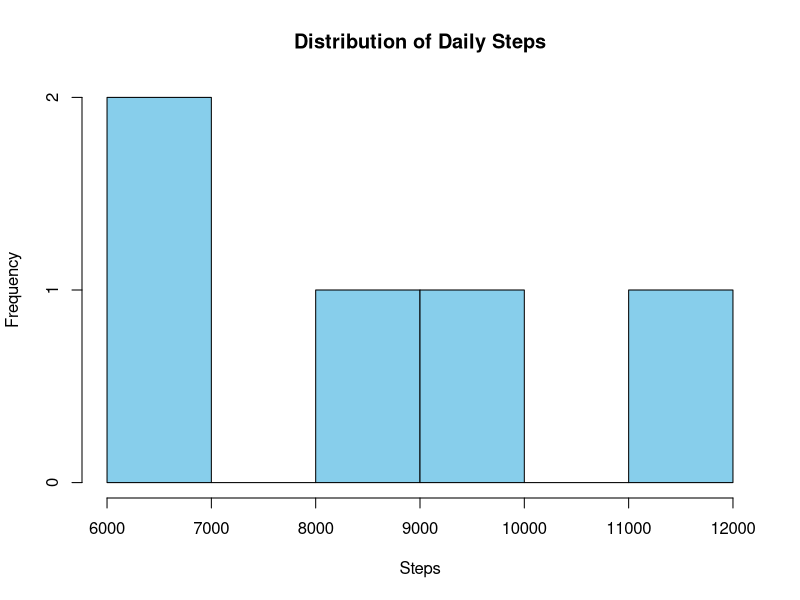
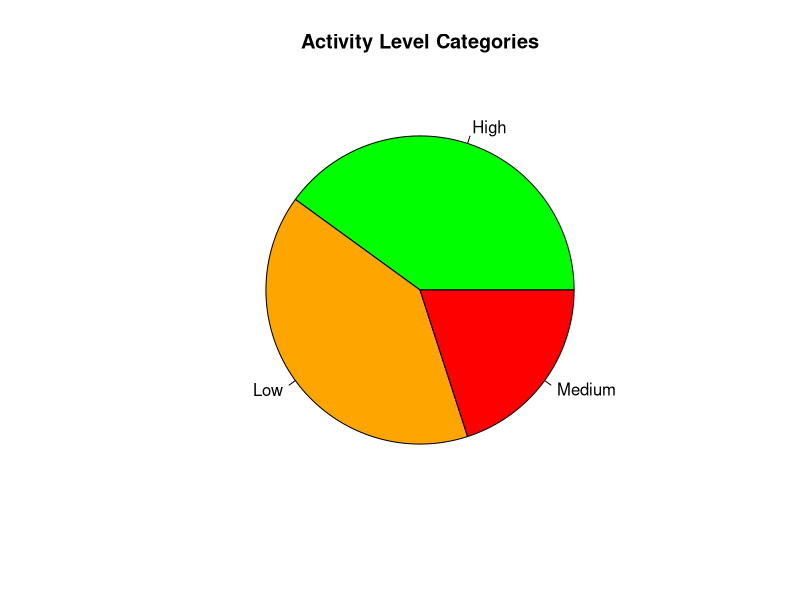
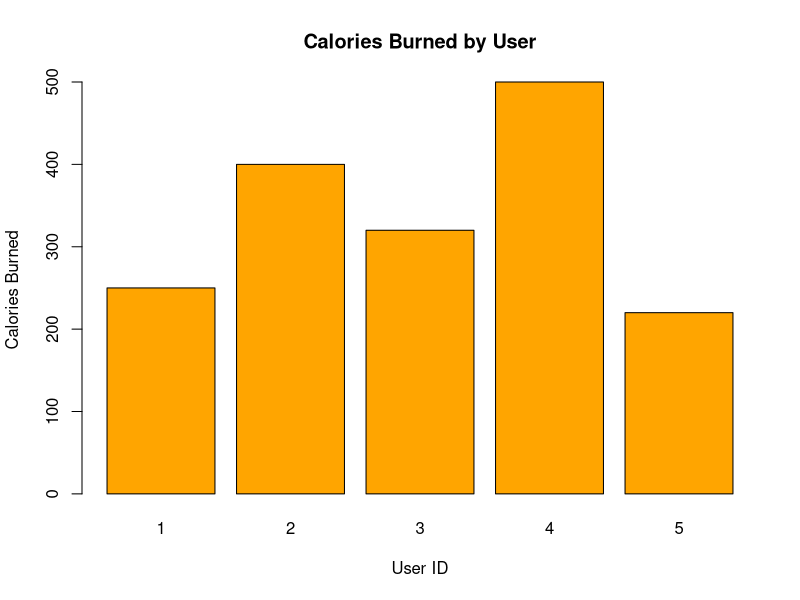
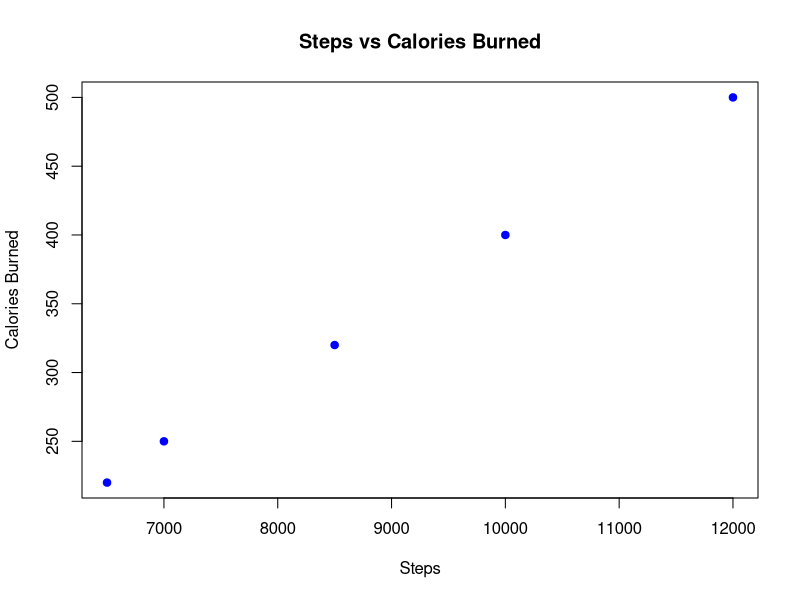

Here is the R script that generated these plots, in order:
User_ID <- c(1,2,3,4,5)
Steps <- c(7000,10000,8500,12000,6500)
Calories_Burned <- c(250,400,320,500,220)
Active_Minutes <- c(40,60,50,75,35)
fitness <- data.frame(
  User_ID,
  Steps,
  Calories_Burned,
  Active_Minutes
)
print(fitness)


hist(fitness$Steps,
     col="skyblue",
     border="black",
     main="Distribution of Daily Steps",
     xlab="Steps",
     ylab="Frequency")


activity <- ifelse(fitness$Steps >= 10000,
                   "High",
                   ifelse(fitness$Steps >= 8000,
                          "Medium",
                          "Low"))
activity_count <- table(activity)
pie(activity_count,
    col=c("green","orange","red"),
    main="Activity Level Categories")


barplot(fitness$Calories_Burned,
        names.arg=fitness$User_ID,
        col="orange",
        main="Calories Burned by User",
        xlab="User ID",
        ylab="Calories Burned")



plot(fitness$Steps,
     fitness$Calories_Burned,
     pch=19,
     col="blue",
     main="Steps vs Calories Burned",
     xlab="Steps",
     ylab="Calories Burned")
